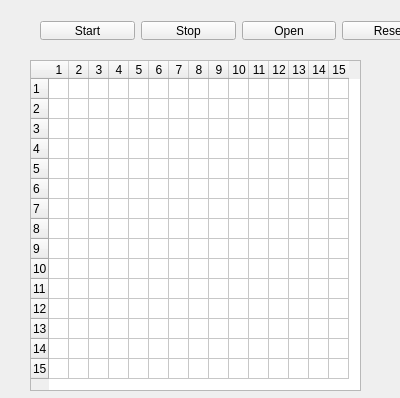
<?xml version="1.0" encoding="UTF-8"?>
<ui version="4.0">
 <class>Widget</class>
 <widget class="QWidget" name="Widget">
  <property name="geometry">
   <rect>
    <x>0</x>
    <y>0</y>
    <width>400</width>
    <height>398</height>
   </rect>
  </property>
  <property name="windowTitle">
   <string>Widget</string>
  </property>
  <widget class="QTableWidget" name="tableWidget">
   <property name="geometry">
    <rect>
     <x>30</x>
     <y>60</y>
     <width>331</width>
     <height>331</height>
    </rect>
   </property>
   <property name="rowCount">
    <number>15</number>
   </property>
   <property name="columnCount">
    <number>15</number>
   </property>
   <attribute name="horizontalHeaderDefaultSectionSize">
    <number>20</number>
   </attribute>
   <attribute name="verticalHeaderDefaultSectionSize">
    <number>20</number>
   </attribute>
   <row/>
   <row/>
   <row/>
   <row/>
   <row/>
   <row/>
   <row/>
   <row/>
   <row/>
   <row/>
   <row/>
   <row/>
   <row/>
   <row/>
   <row/>
   <column/>
   <column/>
   <column/>
   <column/>
   <column/>
   <column/>
   <column/>
   <column/>
   <column/>
   <column/>
   <column/>
   <column/>
   <column/>
   <column/>
   <column/>
  </widget>
  <widget class="QWidget" name="gridLayoutWidget">
   <property name="geometry">
    <rect>
     <x>29</x>
     <y>10</y>
     <width>419</width>
     <height>41</height>
    </rect>
   </property>
   <layout class="QGridLayout" name="gridLayout">
    <item row="0" column="1">
     <widget class="QPushButton" name="stopButton">
      <property name="text">
       <string>Stop</string>
      </property>
     </widget>
    </item>
    <item row="0" column="0">
     <widget class="QPushButton" name="startButton">
      <property name="text">
       <string>Start</string>
      </property>
     </widget>
    </item>
    <item row="0" column="3">
     <widget class="QPushButton" name="resetButton">
      <property name="text">
       <string>Reset</string>
      </property>
     </widget>
    </item>
    <item row="0" column="2">
     <widget class="QPushButton" name="openButton">
      <property name="text">
       <string>Open</string>
      </property>
     </widget>
    </item>
   </layout>
  </widget>
 </widget>
 <layoutdefault spacing="6" margin="11"/>
 <resources/>
 <connections/>
</ui>
